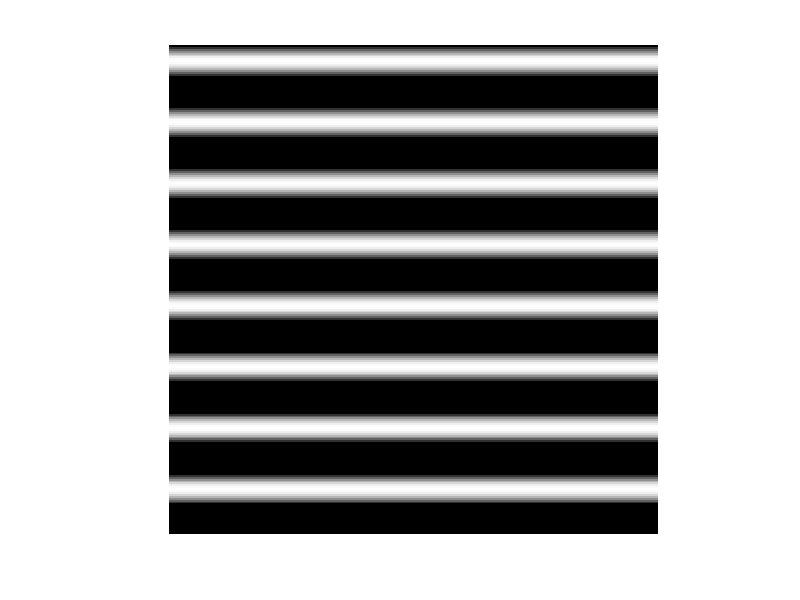
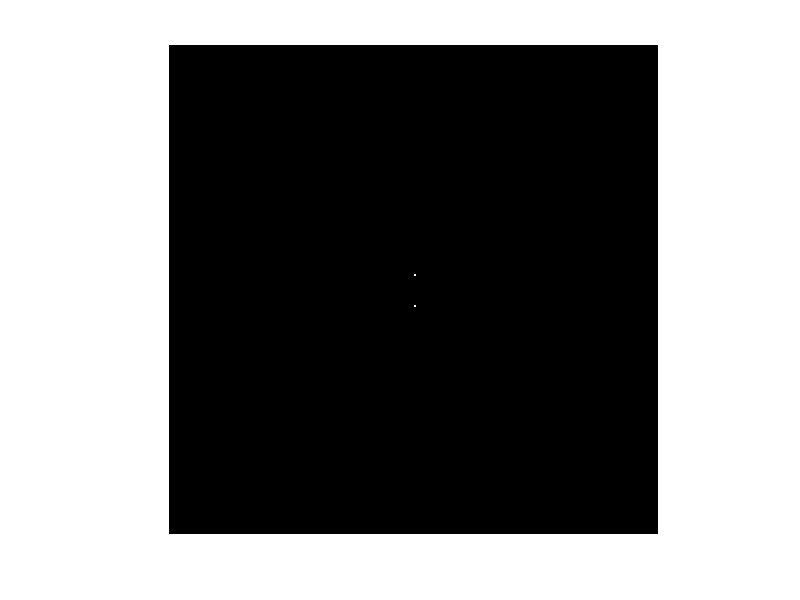

Source code (MATLAB) for these figures, in order:
x=0 :255 ;
y=2*pi*(8/256)*ones(1,256) ;
a=sin(x'*y) ;
figure() ;
imshow(a) ;
colormap(gray) ;
A=fft2(a) ;
A=fftshift(A) ;
figure() ;
imshow(log(abs(A))) ;
colormap(gray) ;